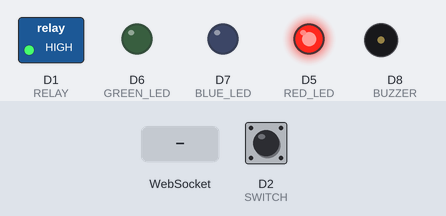
Simulated run of this sketch. Board: ESP8266 (NodeMCU). On the bench: switched loads named in the sketch (green lamp = pin HIGH), output pins drawn as LEDs (lit = HIGH), buzzer (waves = sounding, pin HIGH). The test bench sets the inputs (shaded band); at power-on: D2 (SWITCH) HIGH. WiFi joins after 1.5 s; servers stay silent unless stated; what the sketch prints to the serial monitor is not drawn.

Above: at 2.7 s.
2.8 s: D2 (SWITCH) pulled LOW for 0.15 s
At 3.25 s:
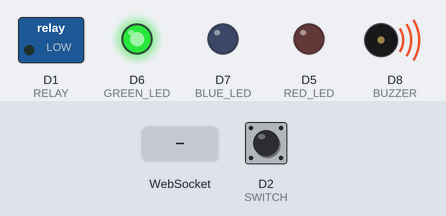
At 4.7 s:
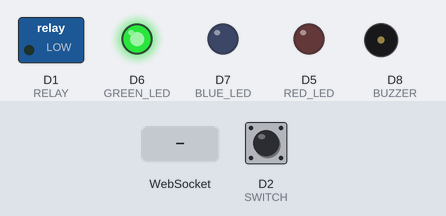
5.9 s: WebSocket text "UNLOCK" received
8.9 s: WebSocket text "1" received
11.9 s: D2 (SWITCH) pulled LOW for 3.2 s
At 19.8 s:
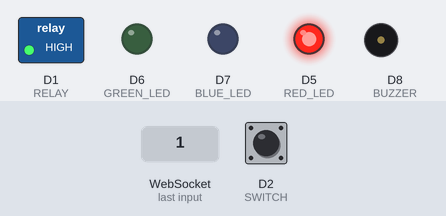
Timing chart, 0 to 20.1 s (numbered marks = the images above; inputs shaded):
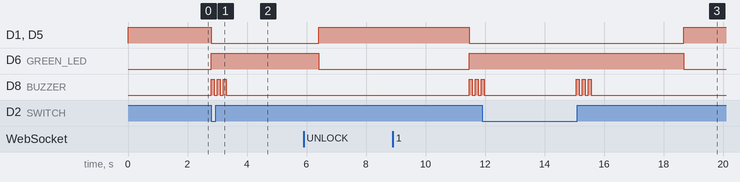

Measured:
- after the input at 2.8 s, D1 (RELAY), D5 (RED_LED): HIGH → LOW at once; D6 (GREEN_LED): LOW → HIGH at once; D8 (BUZZER): alternates HIGH for 0.10 s and LOW for 0.10 s, 6 changes in all, then stays LOW, starting at once
- after the input at 11.9 s, D1 (RELAY), D5 (RED_LED): LOW → HIGH after 6.8 s instead of 3.2 s; D6 (GREEN_LED): HIGH → LOW after 6.8 s instead of 3.2 s

The sketch:

doorlockard.ino
```cpp
#include <ESP8266WiFi.h>
#include <WebSocketsClient.h>
#include <ArduinoJson.h>

#define RELAY D1
#define BUZZER D8
#define SWITCH D2
#define RED_LED D5
#define GREEN_LED D6
#define BLUE_LED D7

const char* ssid = "DataStream_2.4";
const char* password = "pwddd";

const char* websocket_host = "192.168.1.6";
const int websocket_port = 8080;
const char* websocket_path = "/ws";

WebSocketsClient webSocket;
String gymID = "G124";
bool doorUnlocking = false;

void webSocketEvent(WStype_t type, uint8_t *payload, size_t length) {
    switch (type) {
        case WStype_DISCONNECTED:
            Serial.println("⚠️ WebSocket Disconnected! Attempting Reconnect...");
            break;

        case WStype_CONNECTED: {
            Serial.println("✅ WebSocket Connected to Local Server!");

            DynamicJsonDocument doc(256);
            String jsonStr;

            doc["type"] = "REGISTER";
            doc["gymID"] = gymID;

            serializeJson(doc, jsonStr);
            Serial.print("📡 Sending JSON Gym ID: ");
            Serial.println(jsonStr);
            webSocket.sendTXT(jsonStr);
            break;
        }

        case WStype_TEXT:
            Serial.print("📩 Received from server: ");
            Serial.println((char*)payload);

            if (String((char*)payload) == "UNLOCK") {
                Serial.println("🚪 WebSocket Unlock Command Received - Unlocking Door...");


                delay(50);

                unlockDoor();
            }
            break;

        case WStype_ERROR:
            Serial.println("❌ WebSocket Error!");
            break;

        default:
            Serial.println("ℹ️ WebSocket Event Received.");
            break;
    }
}

void setup() {
    Serial.begin(115200);
    Serial.println("\n🔹 ESP8266 Booting...");

    pinMode(RELAY, OUTPUT);
    pinMode(BUZZER, OUTPUT);
    pinMode(SWITCH, INPUT_PULLUP);
    pinMode(RED_LED, OUTPUT);
    pinMode(GREEN_LED, OUTPUT);
    pinMode(BLUE_LED, OUTPUT);

    digitalWrite(RELAY, HIGH);
    digitalWrite(RED_LED, HIGH);
    digitalWrite(GREEN_LED, LOW);
    digitalWrite(BUZZER, LOW);

    // 🔹 Connect to WiFi
    Serial.printf("📡 Connecting to WiFi: %s\n", ssid);
    WiFi.begin(ssid, password);
    int attempt = 0;

    while (WiFi.status() != WL_CONNECTED) {
        delay(500);
        Serial.print(".");
        attempt++;
        if (attempt > 30) {
            Serial.println("\n❌ WiFi Connection Failed! Restarting ESP...");
            ESP.restart();
        }
    }

    Serial.println("\n✅ WiFi Connected!");
    Serial.printf("🌐 IP Address: %s\n", WiFi.localIP().toString().c_str());

    // 🔹 Connect to Local WebSocket Server
    Serial.println("🔄 Connecting to Local WebSocket Server...");
    webSocket.begin(websocket_host, websocket_port, websocket_path);
    webSocket.onEvent(webSocketEvent);
    webSocket.setReconnectInterval(5000);
}

void loop() {
    webSocket.loop();

    static unsigned long lastPing = 0;
    if (millis() - lastPing > 30000) {
        lastPing = millis();
        webSocket.sendTXT("PING");
        Serial.println("📡 Sent WebSocket Keepalive Ping");
    }

    // Prevent multiple IR triggers
    if (!doorUnlocking && digitalRead(SWITCH) == LOW) {
        Serial.println("🚪 IR Sensor Detected - Unlocking Door...");
        doorUnlocking = true;
        unlockDoor();
        delay(5000);  // Prevent multiple triggers
        doorUnlocking = false;
    }
}

void unlockDoor() {
    Serial.println("🔓 Unlocking Door...");
    digitalWrite(RELAY, LOW);
    digitalWrite(GREEN_LED, HIGH);
    digitalWrite(RED_LED, LOW);

    playUnlockBeep();

    delay(3000);

    Serial.println("🔒 Locking Door...");
    digitalWrite(RELAY, HIGH);
    digitalWrite(GREEN_LED, LOW);
    digitalWrite(RED_LED, HIGH);
}

void playUnlockBeep() {
    Serial.println("🔊 Playing unlock beep...");

    for (int i = 0; i < 3; i++) {
        digitalWrite(BUZZER, HIGH);
        delay(100);
        digitalWrite(BUZZER, LOW);
        delay(100);
    }
}
```
